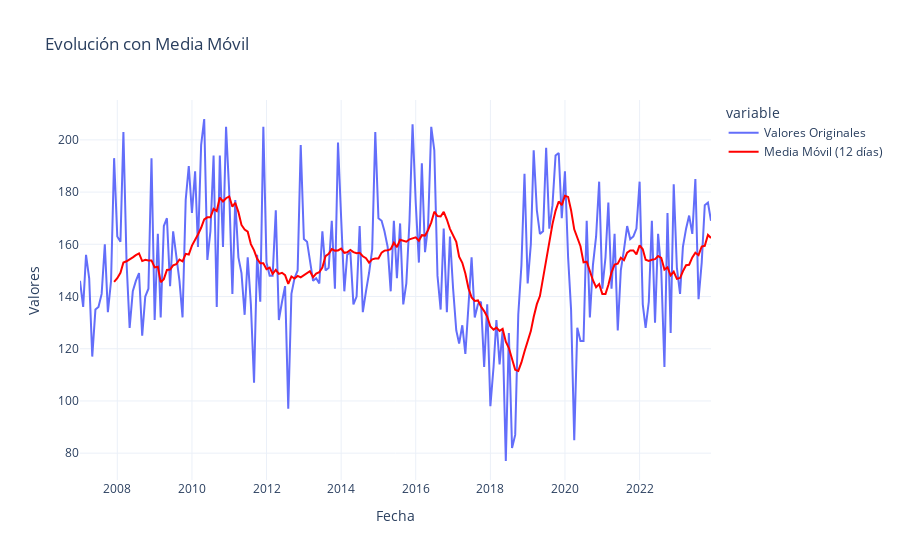

Write notebook code for a chart like this one.
### Markdown cell above
### Análisis de la Serie Temporal de Accidentes

La gráfica ilustra una **serie temporal de defunciones** con valores que oscilan entre 80 y 200, mostrando comportamientos interesantes que merecen ser destacados.

#### Observaciones clave:

1. **Patrones cíclicos y estacionalidad**:
   - Se aprecian **picos regulares** en ciertos meses, lo que sugiere una **estacionalidad** marcada. Esto podría estar vinculado a eventos como:
     - Festividades o vacaciones, donde la movilización aumenta.
     - Cambios estacionales que pueden influir en las condiciones de tránsito.

2. **Ausencia de tendencia de largo plazo**:
   - La serie temporal no muestra un patrón de crecimiento o disminución sostenida a lo largo de los años.
   - Sin embargo, la **oscilación alrededor de una media aparente** indica que las defunciones fluctúan de forma consistente en un rango determinado.

3. **Período 2016-2020**:
   - Este período destaca por una **caída pronunciada** en las defunciones, seguida de un aumento acelerado.
   - En **2020**, se observa una caída significativa en las cifras, que puede estar asociada a:
     - **Restricciones de movilidad** impuestas durante la pandemia de COVID-19.
     - Una menor actividad social y económica durante este tiempo.

4. **Restablecimiento posterior a 2020**:
   - A partir de finales de **2020** y durante **2021-2022**, las cifras comienzan a estabilizarse, recuperándose hacia los valores históricos.
   - Esto sugiere una **vuelta a la normalidad** en términos de movilidad y comportamiento social.

5. **Variabilidad mensual significativa**:
   - Las fluctuaciones de un mes a otro son notables, lo que indica que no solo hay estacionalidad, sino que también pueden influir eventos específicos o variaciones puntuales en la movilidad.

---

#### Conclusión:
- La gráfica subraya la importancia de analizar los factores subyacentes a los picos y caídas en los datos.
- La **estacionalidad** y los eventos excepcionales (como la pandemia en 2020) tienen un impacto directo en los accidentes.
- Se recomienda estudiar más a fondo los meses específicos donde se producen los picos más altos, para identificar posibles patrones o factores desencadenantes.

---

¿Te gustaría un análisis más detallado sobre algún aspecto específico o visualizarlo de otra forma? 😊

### Code cell
analisis_st.graficar_media_movil(window=12)

### Figure 1 — Plotly figure (JSON) as saved in the notebook; plotly's stock layout.template omitted (floating-point values rounded to 4 significant figures; data arrays with more than 128 entries replaced by an {"elided": "..."} marker saying what was removed)
{"data": [{"hovertemplate": "variable=casos_defunciones<br>Fecha=%{x}<br>value=%{y}<extra></extra>", "legendgroup": "casos_defunciones", "line": {"color": "#636efa", "dash": "solid"}, "marker": {"symbol": "circle"}, "mode": "lines", "name": "Valores Originales", "orientation": "v", "showlegend": true, "type": "scatter", "x": {"elided": "204 str values"}, "xaxis": "x", "y": {"elided": "204 int values"}, "yaxis": "y"}, {"hovertemplate": "variable=rolling_window<br>Fecha=%{x}<br>value=%{y}<extra></extra>", "legendgroup": "rolling_window", "line": {"color": "red", "dash": "solid"}, "marker": {"symbol": "circle"}, "mode": "lines", "name": "Media Móvil (12 días)", "orientation": "v", "showlegend": true, "type": "scatter", "x": {"elided": "204 str values"}, "xaxis": "x", "y": {"elided": "204 float values"}, "yaxis": "y"}], "layout": {"legend": {"title": {"text": "variable"}, "tracegroupgap": 0}, "title": {"text": "Evolución con Media Móvil"}, "xaxis": {"anchor": "y", "domain": [0, 1], "title": {"text": "Fecha"}}, "yaxis": {"anchor": "x", "domain": [0, 1], "title": {"text": "Valores"}}}}
